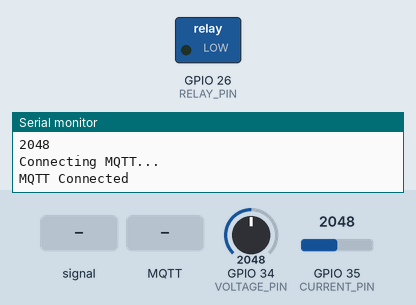
A sketch run on a simulated ESP32. Parts: switched loads named in the sketch (green lamp = pin HIGH), the last lines printed to the serial monitor. Inputs (shaded band) come from the test bench; at power-on: GPIO 34 (VOLTAGE_PIN) = 2048, GPIO 35 (CURRENT_PIN) = 2048. WiFi joins after 1.5 s; servers stay silent unless stated; no MQTT or app messages arrive unless stated.

Above: at 5.3 s.
5.4 s: GPIO 34 (VOLTAGE_PIN) fed a 200 Hz sine of ±327 counts around its level
At 6.0 s:
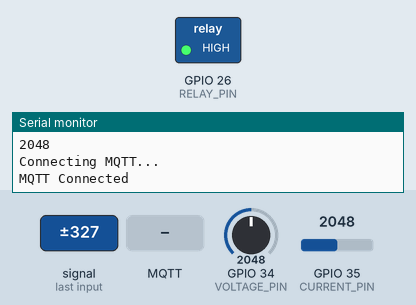
8.8 s: MQTT message "ON" arrives on the first subscribed topic
At 9.26 s:
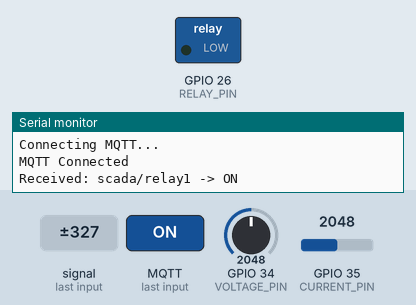
Timing chart, 0 to 11.8 s (numbered marks = the images above; inputs shaded):
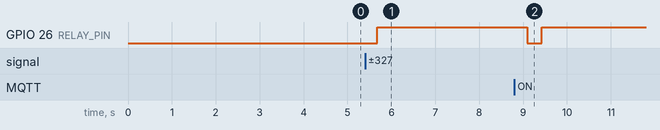

The sketch:

aruino_sketch.ino
```cpp
#include <WiFi.h>
#include <PubSubClient.h>
#include <math.h>

// ========= WIFI =========
const char* ssid = "Ãñshùmàñ Vìshwákãrmå";
const char* password = "244466666";

// ========= MQTT =========
const char* mqtt_server = "broker.hivemq.com";
WiFiClient espClient;
PubSubClient client(espClient);

// ========= PINS =========
#define VOLTAGE_PIN 34
#define CURRENT_PIN 35
#define RELAY_PIN   26

// ========= CALIBRATION =========
float voltageCalibration = 645.0;
float currentCalibration = 7.8125;

// ========= VARIABLES =========
int voltageOffset = 0;
int currentOffset = 0;

// ========= PROTECTION =========
float OVER_VOLTAGE = 300.0;
float UNDER_VOLTAGE = 180.0;
float OVER_CURRENT = 5.0;
int SPIKE_THRESHOLD = 1200;

// ========= RELAY =========
bool faultActive = false;
bool relayState = true;
bool relayChanged = true;

// ========= TIMING =========
unsigned long startupDelay = 5000;
unsigned long tripTime = 0;
unsigned long lastPublish = 0;

int recloseAttempts = 0;
int maxAttempts = 2;
unsigned long recloseDelay = 3000;

unsigned long publishInterval = 500;

// ========= WIFI =========
void setup_wifi() {
  WiFi.begin(ssid, password);
  while (WiFi.status() != WL_CONNECTED) delay(500);
}

// ========= OFFSET =========
int getOffset(int pin) {
  long sum = 0;
  for (int i = 0; i < 1000; i++) {
    sum += analogRead(pin);
    delayMicroseconds(200);
  }
  return sum / 1000;
}

// ========= MQTT =========
void reconnect() {

  while (!client.connected()) {

    Serial.println("Connecting MQTT...");

    // UNIQUE CLIENT ID
    String clientId = "ESP32_" + String((uint32_t)ESP.getEfuseMac(), HEX);

    if (client.connect(clientId.c_str())) {

      Serial.println("MQTT Connected");

      client.subscribe("scada/relay1");

      relayChanged = true;
      client.publish("scada/esp32/status1", "STARTING", true);

    } else {
      Serial.print("Failed, rc=");
      Serial.println(client.state());
      delay(2000);
    }
  }
}

// ========= CALLBACK =========
void callback(char* topic, byte* payload, unsigned int length) {

  String msg = "";
  for (int i = 0; i < length; i++) msg += (char)payload[i];
  msg.trim();

  Serial.print("Received: ");
  Serial.print(topic);
  Serial.print(" -> ");
  Serial.println(msg);

  if (strcmp(topic, "scada/relay1") == 0) {

    if (msg == "ON") {
      digitalWrite(RELAY_PIN, LOW);
      relayState = true;
      relayChanged = true;
    }
    else if (msg == "OFF") {
      digitalWrite(RELAY_PIN, HIGH);
      relayState = false;
      relayChanged = true;
    }
  }
}

// ========= CALCULATION =========
void calculateValues(float &Vrms, float &Irms, float &realPower, float &pf) {

  const int samples = 800;
  const float vRef = 3.3;
  const int adcMax = 4095;

  float sumV = 0, sumI = 0, sumP = 0;

  // Convert stored offsets to voltage
  float vOffsetVolt = (voltageOffset / (float)adcMax) * vRef;
  float iOffsetVolt = (currentOffset / (float)adcMax) * vRef;

  for (int i = 0; i < samples; i++) {

    // Read ADC
    int rawV = analogRead(VOLTAGE_PIN);
    int rawI = analogRead(CURRENT_PIN);
    // Serial.println(rawV);
    // Serial.println(rawI);

    // Convert to voltage
    float v = (rawV / (float)adcMax) * vRef;
    float i_val = (rawI / (float)adcMax) * vRef;


    // Remove offset (center waveform)
    v = v - vOffsetVolt;
    i_val = i_val - iOffsetVolt;

    // Serial.println(v);
    // Serial.println(i_val);

    // Accumulate
    sumV += v * v;
    sumI += i_val * i_val;
    sumP += v * i_val;

    delayMicroseconds(200);  // ~5kHz sampling
  }

  // RMS
  Vrms = sqrt(sumV / samples)  * voltageCalibration;

  Irms = sqrt(sumI / samples)  * currentCalibration;

  float Vrms_raw = sqrt(sumV / samples);
  float Irms_raw = sqrt(sumI / samples);

  // Noise filtering BEFORE scaling
  if (Vrms_raw < 0.03) Vrms_raw = 0;
  if (Irms_raw < 0.008) Irms_raw = 0;

  Vrms = Vrms_raw * voltageCalibration;
  Irms = Irms_raw * currentCalibration;


  // Real power
  realPower = (sumP / samples) * voltageCalibration * currentCalibration;

  // Apparent power
  float apparentPower = Vrms * Irms;

  // Power factor
  if (apparentPower > 0.01)
    pf = realPower / apparentPower;
  else
    pf = 0;

  // Clamp PF
  if (pf > 1) pf = 1;
  if (pf < -1) pf = -1;

  // Low signal cleanup
  if (Vrms < 55) Vrms = 0;
  if (Irms < 0.2) Irms = 0;

  if (Vrms == 0 || Irms == 0) {
    realPower = 0;
    pf = 0;
  }
}

// ========= SETUP =========
void setup() {

  Serial.begin(115200);

  pinMode(RELAY_PIN, OUTPUT);
  digitalWrite(RELAY_PIN, LOW);

  setup_wifi();

  client.setServer(mqtt_server, 1883);
  client.setCallback(callback);
  client.setBufferSize(512);

  analogSetAttenuation(ADC_11db);
  analogSetWidth(12);

  delay(2000);
  voltageOffset = getOffset(VOLTAGE_PIN);
  Serial.println(voltageOffset);
  currentOffset = getOffset(CURRENT_PIN);
  Serial.println(currentOffset);
}

// ========= LOOP =========
void loop() {

  if (!client.connected()) reconnect();
  client.loop();

  //  Relay state publish
  if (relayChanged) {
    client.publish("scada/esp32/relay_state1", relayState ? "ON" : "OFF", true);
    relayChanged = false;
  }

  if (millis() < startupDelay) return;

  float Vrms, Irms, realPower, pf;
  calculateValues(Vrms, Irms, realPower, pf);
  // Serial.println(Vrms);
  // Serial.println(Irms);

  int rawCurrent = analogRead(CURRENT_PIN);
  int deviation = abs(rawCurrent - currentOffset);

  String faultType = "NORMAL";

  if (deviation > SPIKE_THRESHOLD) faultType = "SHORT_CIRCUIT";
  else if (Irms > OVER_CURRENT) faultType = "OVERCURRENT";
  else if (Vrms > OVER_VOLTAGE) faultType = "OVERVOLTAGE";
  else if (Vrms > 30 && Vrms < UNDER_VOLTAGE) faultType = "UNDERVOLTAGE";

  bool faultNow = (faultType != "NORMAL");

  // ===== TRIP =====
  if (faultNow && relayState) {

    digitalWrite(RELAY_PIN, HIGH);
    relayState = false;
    relayChanged = true;

    tripTime = millis();
    faultActive = true;

    client.publish("scada/esp32/status1", "TRIPPED", true);
    client.publish("scada/esp32/fault1", faultType.c_str(), true);
  }

  // ===== RECLOSE =====
 if (!relayState && faultActive) {

  // Only reclose if fault is gone
  if (!faultNow && millis() - tripTime > recloseDelay) {

    if (recloseAttempts < maxAttempts) {

      digitalWrite(RELAY_PIN, LOW);
      relayState = true;
      relayChanged = true;

      recloseAttempts++;

      client.publish("scada/esp32/status1", "RECLOSING", true);

    } else {
      client.publish("scada/esp32/status1", "LOCKOUT", true);
    }
  }
}
  // ===== NORMAL =====
  if (relayState && !faultNow) {
    faultActive = false;
    recloseAttempts = 0;
    client.publish("scada/esp32/status1", "NORMAL", true);
  }

  // Controlled publishing
  if (millis() - lastPublish > publishInterval) {

    lastPublish = millis();

    client.publish("scada/esp32/voltage1", String(Vrms,2).c_str());
    client.publish("scada/esp32/current1", String(Irms,2).c_str());
    client.publish("scada/esp32/power1", String(realPower,2).c_str());
    client.publish("scada/esp32/pf1", String(pf,2).c_str());
  }
}
```

Measured:
- after the input at 5.4 s, GPIO 26 (RELAY_PIN): LOW → HIGH after 0.28 s
- after the input at 8.8 s, GPIO 26 (RELAY_PIN): HIGH → LOW after 0.29 s, → HIGH 0.34 s later
